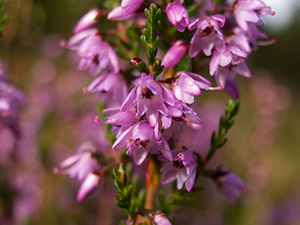
#> input picture testdata/images/flower2.jpg, 300 x 225 px
$ jupyter execute --allow-errors Logging_Images.ipynb   (shell and % lines are left out)   (older library calls are emulated)
#> lines starting #> are read from the running program, lines starting #| are printed output that depends on the picture
## Using WhyLogs to Profile Images
---

This notebook provides an example how you can use whylogs to profile unstructure data like images.

[cell 1]
from PIL import Image
import numpy as np
import os
from matplotlib.pyplot import imshow
import matplotlib.pyplot as plt
import seaborn as sns

[cell 2]
with open("../testdata/images/flower2.jpg","rb") as img_f:
    img= Image.open(img_f)
#> img is the input picture: PIL image 300x225 RGB; mean R, G, B 116.4, 78.9, 77.2
    imshow(np.asarray(img))
    w,h = img.size
#> w = 300; h = 225
    total_num_pixels= w*h
#> total_num_pixels = 67500
    print("withd :\t{}\nheight:\t{}\nnumber of pixels:{}".format(w,h,total_num_pixels))
#| withd :	300
#| height:	225
#| number of pixels:67500

[cell 3]
from whylogs import get_or_create_session

[cell 4]
_session=None
#> (the rest of this cell did not finish here and is left out)

## Custom Functions
---

#> (a cell that did not finish here is left out)

[cell 6]
class MyBlue:
    def __call__(self, x):
        _,_,b= x.split()
        return np.array(b).reshape(-1,1)
    def __repr__(self,):
        return self.__class__.__name__

```
[ 123,34,343,43,54]->
[
[123],
[34],
[343]
]
```

[cell 7]
from whylogs.features.transforms import ComposeTransforms, Brightness,Saturation
_session=None
#> (the rest of this cell did not finish here and is left out)

## Check histograms from PIL

[cell 8]
from PIL import Image
import matplotlib.pyplot as plot
def RED(R): return '#%02x%02x%02x'%(R,0,0)
def GREEN(G): return '#%02x%02x%02x'%(0,G,0)
def BLUE(B):return '#%02x%02x%02x'%(0,0,B)
i=Image.open("../testdata/images/flower2.jpg")
hst=i.histogram()
#> hst = 768 values, max 1559 at index 512, min 0 at index 1, mean 263.7
Red=hst[0:256]      # indicates Red
#> Red = 256 values, max 639 at index 105, min 0 at index 1, mean 263.7
Green=hst[256:512]  # indicated Green
#> Green = 256 values, max 1070 at index 92, min 2 at index 251, mean 263.7
Blue=hst[512:768]   # indicates Blue
#> Blue = 256 values, max 1559 at index 0, min 6 at index 255, mean 263.7
plt.figure(0)             # plots a figure to display RED Histogram
for i in range(0, 256):
    plt.bar(i, Red[i], color = 'r',alpha=0.3)
plt.figure(1)             # plots a figure to display GREEN Histogram
for i in range(0, 256):
    plt.bar(i, Green[i], color ='g',alpha=0.3)
plt.figure(2)             # plots a figure to display BLUE Histogram
for i in range(0, 256):
    plt.bar(i, Blue[i], color = 'b',alpha=0.3)
plt.show()
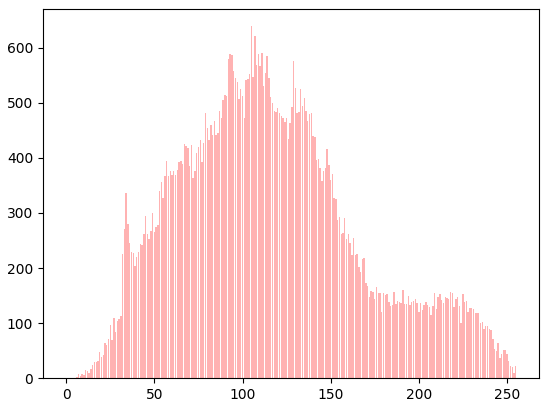
#> figure drawn by matplotlib, 1 panel
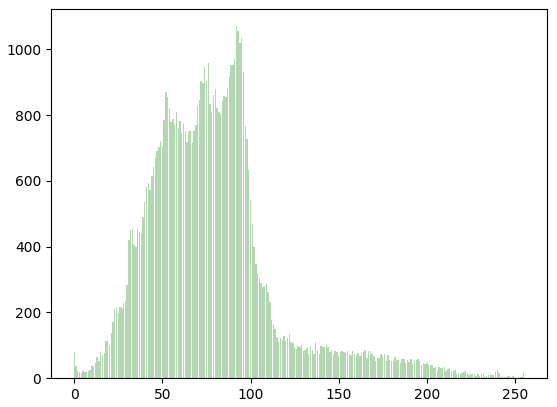
#> figure drawn by matplotlib, 1 panel
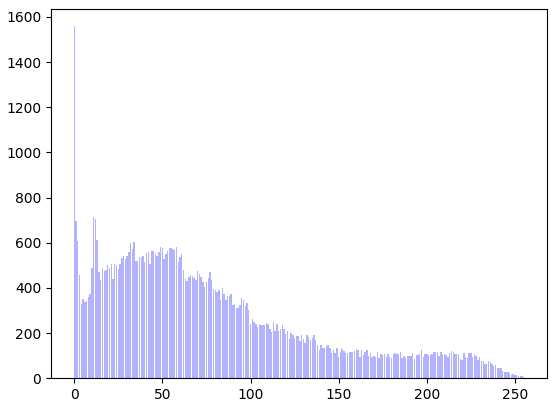
#> figure drawn by matplotlib, 1 panel

$ run again, with testdata/images/flower1.jpg copied over testdata/images/flower2.jpg
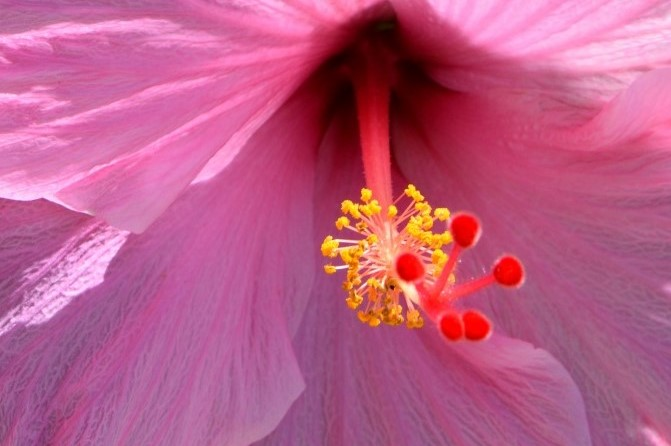
#> input picture testdata/images/flower1.jpg, 671 x 446 px
#> img is the input picture: PIL image 671x446 RGB; mean R, G, B 187.7, 90.9, 134.3
#| withd :	671
#| height:	446
#| number of pixels:299266
#> hst = 768 values, max 12091 at index 255, min 0 at index 0, mean 1169
#> Red = 256 values, max 12091 at index 255, min 0 at index 0, mean 1169
#> Green = 256 values, max 7017 at index 0, min 0 at index 243, mean 1169
#> Blue = 256 values, max 4800 at index 129, min 68 at index 253, mean 1169
#> `plt.show()`:
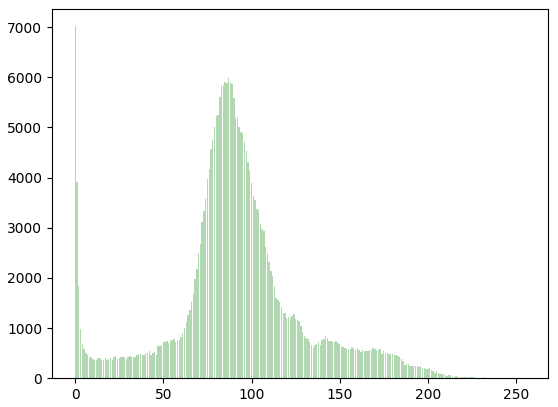
#> figure drawn by matplotlib, 1 panel
#> `plt.show()`:
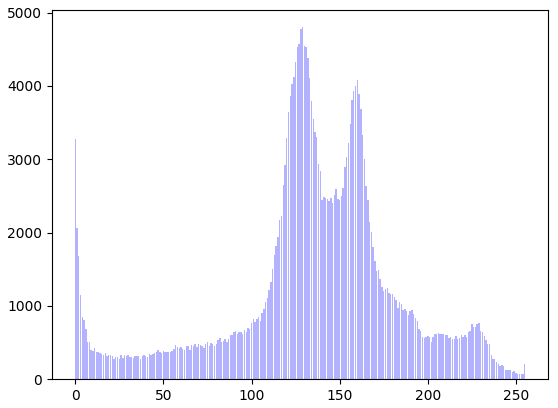
#> figure drawn by matplotlib, 1 panel

$ run again, with testdata/images/flower10.jpg copied over testdata/images/flower2.jpg
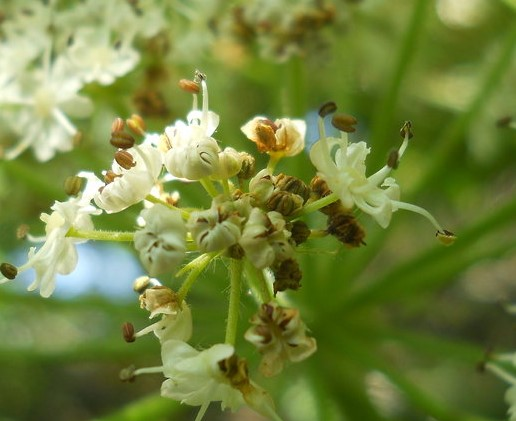
#> input picture testdata/images/flower10.jpg, 516 x 421 px
#> img is the input picture: PIL image 516x421 RGB; mean R, G, B 115.2, 130.8, 62.1
#| withd :	516
#| height:	421
#| number of pixels:217236
#> hst = 768 values, max 6496 at index 512, min 0 at index 0, mean 848.6
#> Red = 256 values, max 2313 at index 71, min 0 at index 0, mean 848.6
#> Green = 256 values, max 2678 at index 100, min 0 at index 0, mean 848.6
#> Blue = 256 values, max 6496 at index 0, min 55 at index 242, mean 848.6
#> `plt.show()`:
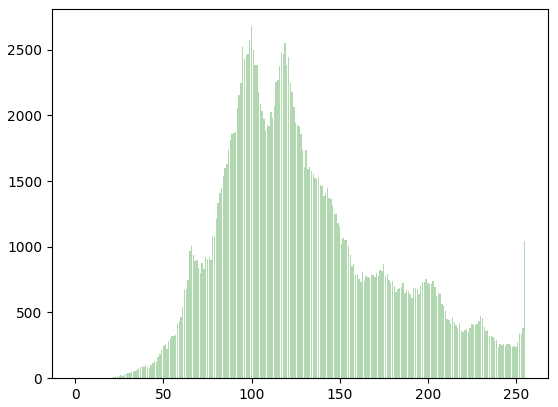
#> figure drawn by matplotlib, 1 panel
#> `plt.show()`:
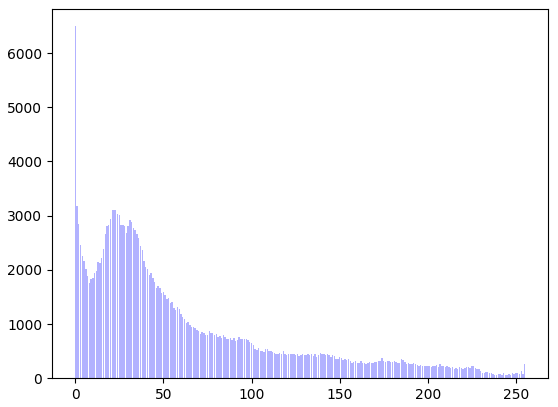
#> figure drawn by matplotlib, 1 panel

$ run again, with testdata/images/flower3.jpg copied over testdata/images/flower2.jpg
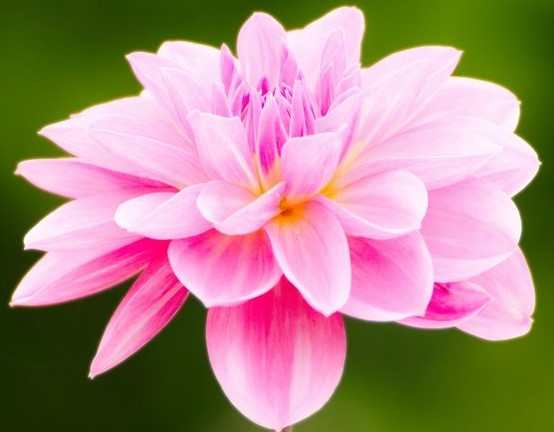
#> input picture testdata/images/flower3.jpg, 554 x 432 px
#> img is the input picture: PIL image 554x432 RGB; mean R, G, B 172.2, 138.8, 131.2
#| withd :	554
#| height:	432
#| number of pixels:239328
#> hst = 768 values, max 33208 at index 255, min 0 at index 0, mean 934.9
#> Red = 256 values, max 33208 at index 255, min 0 at index 0, mean 934.9
#> Green = 256 values, max 5519 at index 43, min 8 at index 254, mean 934.9
#> Blue = 256 values, max 29111 at index 0, min 43 at index 81, mean 934.9
#> `plt.show()`:
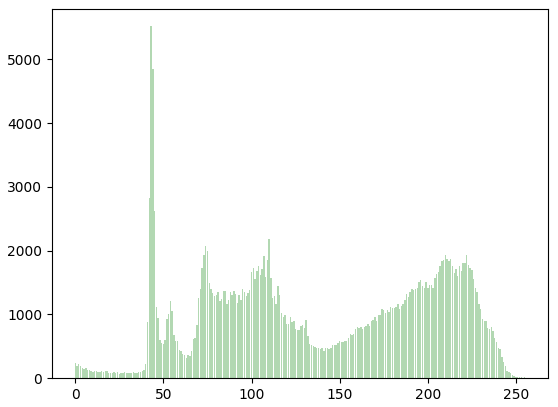
#> figure drawn by matplotlib, 1 panel
#> `plt.show()`:
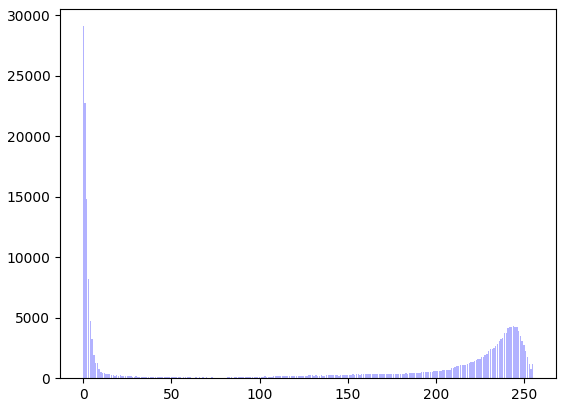
#> figure drawn by matplotlib, 1 panel
